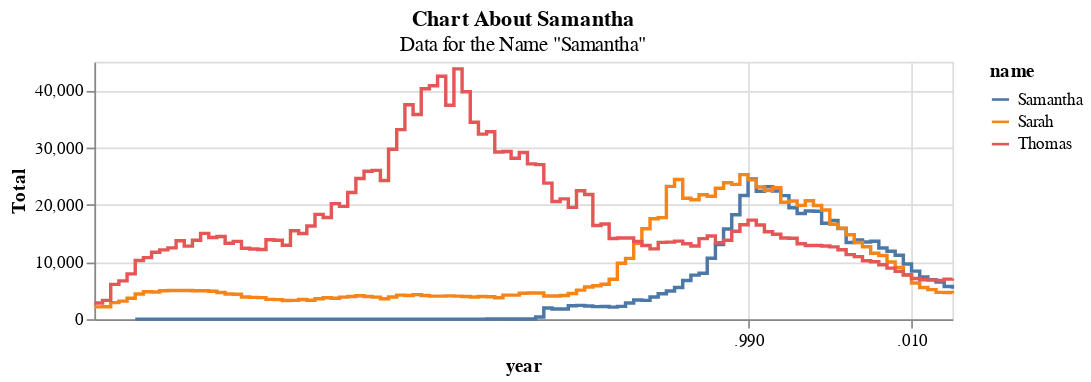

The code cell stored with this chart in its notebook:
### Code cell
name_chart = (alt.Chart(team_names)
    .mark_line(interpolate='step-after')
    .encode(
        x = alt.X('year', axis = alt.Axis(format = 'd', title = 'Year')),
        y = 'Total',
        color = 'name')
    .properties(
        height = 150,
        width = 500,
        title = {'text': 'Chart About Samantha', 'subtitle': 'Data for the Name "Samantha"'}
    )
        )
name_chart

### Figure 1 — Vega-Lite specification as saved in the notebook (floating-point values rounded to 4 significant figures; data arrays with more than 128 entries replaced by an {"elided": "..."} marker saying what was removed)
{"config": {"view": {"continuousWidth": 400, "continuousHeight": 300}}, "data": {"name": "data-82a794c299a3aae21eaf837cd4f92f39"}, "mark": {"type": "line", "interpolate": "step-after"}, "encoding": {"color": {"type": "nominal", "field": "name"}, "x": {"type": "temporal", "field": "year"}, "y": {"type": "quantitative", "field": "Total"}}, "height": 150, "title": {"text": "Chart About Samantha", "subtitle": "Data for the Name \"Samantha\""}, "width": 500, "$schema": "https://vega.github.io/schema/vega-lite/v4.8.1.json", "datasets": {"data-82a794c299a3aae21eaf837cd4f92f39": {"elided": "283 records"}}}
